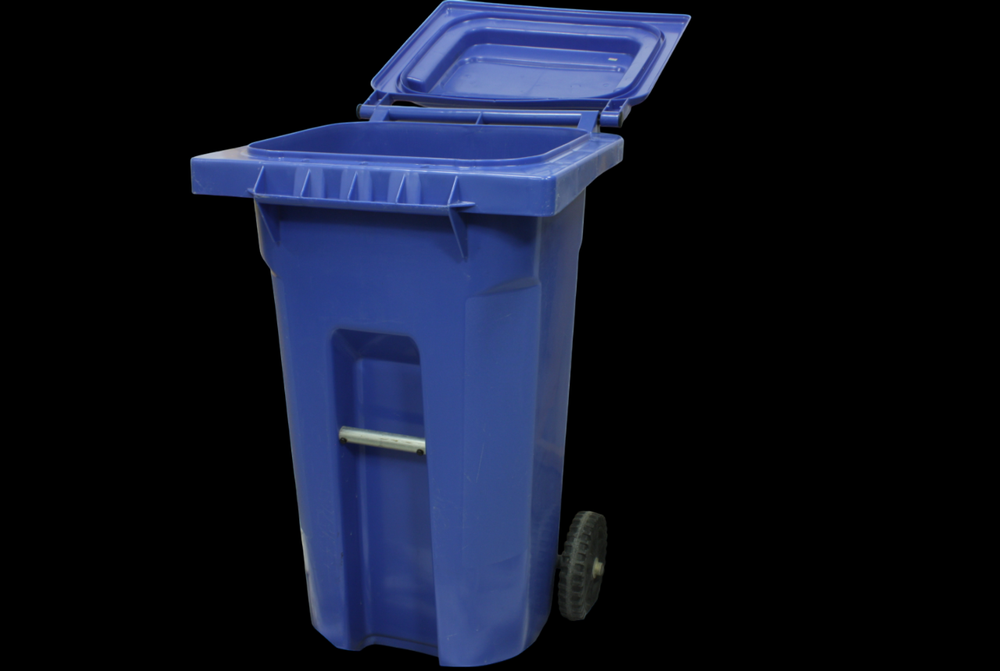
#> input picture hw4/my_data/trash1.png, 1000 x 671 px, shrunk from 1280 x 859 before the run
$ python main.py
#> lines starting #> are read from the running program, lines starting #| are printed output that depends on the picture
import argparse
import cv2
import numpy as np
from mpl_toolkits.mplot3d import Axes3D
from scipy.spatial import Delaunay
import trimesh
import matplotlib.pyplot as plt

class SFM:

    def __init__(self, img1, img2):

        self.img1 = img1
        self.img2 = img2

    """ step1. find out correspondence across images """
    def extract_keypoints_and_features(self):

        sift_detector = cv2.SIFT_create()
        gray_imag1 = cv2.cvtColor(self.img1, cv2.COLOR_BGR2GRAY)
        gray_imag2 = cv2.cvtColor(self.img2, cv2.COLOR_BGR2GRAY)
        # find keypoints of images
        keypts1, des1 = sift_detector.detectAndCompute(gray_imag1, None)
        keypts2, des2 = sift_detector.detectAndCompute(gray_imag2, None)
        # create matcher with Euclidean ditance calculating
        bf = cv2.BFMatcher(cv2.NORM_L2, crossCheck=True)
        matches = bf.match(des1, des2)
        good_matches = sorted(matches, key=lambda x: x.distance)

        # [8 lines of commented-out code are left out]
        pts1 = np.array([keypts1[m.queryIdx].pt for m in good_matches])
        pts2 = np.array([keypts2[m.trainIdx].pt for m in good_matches])

        return pts1, pts2

    # step2. estimate the fundamental matrix across images (normalized 8 points)
    def __normalize_pts(self, pts):
        """Normalize points to have mean = 0 and average distance = sqrt(2)."""
        centroid = np.mean(pts, axis=0)
        shifted_points = pts - centroid
        mean_dist = np.mean(np.sqrt(np.sum(shifted_points**2, axis=1)))
        scale = np.sqrt(2) / mean_dist
        T = np.array([[scale, 0, -scale * centroid[0]],
                    [0, scale, -scale * centroid[1]],
                    [0, 0, 1]])
        normalized_points = (T @ np.column_stack((pts, np.ones(len(pts)))).T).T
        return normalized_points[:, :2], T

    def __construct_matrix_A(self, pts1, pts2):
        """Construct matrix A for the 8-point algorithm."""
        A = []
        for (x1, y1), (x2, y2) in zip(pts1, pts2):
            A.append([x1 * x2, y1 * x2, x2, x1 * y2, y1 * y2, y2, x1, y1, 1])
        return np.array(A)

    def estimate_fundamental_matrix(self, pts1, pts2):
        # Normalize points
        pts1_norm, T1 = self.__normalize_pts(pts1)
        pts2_norm, T2 = self.__normalize_pts(pts2)

        # Construct A matrix
        A = self.__construct_matrix_A(pts1_norm, pts2_norm)

        # Solve for F using SVD
        _, _, Vt = np.linalg.svd(A)
        F = Vt[-1].reshape(3, 3)

        # Enforce rank-2 constraint
        U, S, Vt = np.linalg.svd(F)
        S[-1] = 0
        F = U @ np.diag(S) @ Vt

        # Denormalize
        F = T2.T @ F @ T1

        return F / F[2, 2]

    # step3. draw the interest points on you found in step.1 in one image and the corresponding epipolar lines in another
    def draw_epipolar_lines(self, F, pts1, pts2):

        image1 = self.img1
        image2 = self.img2

        lines = cv2.computeCorrespondEpilines(pts2.reshape(-1, 1, 2), 2, F)
        lines = lines.reshape(-1, 3)

        h, w = image1.shape[:2]
        for r, pt1, pt2 in zip(lines, pts1, pts2):
            color = tuple(np.random.randint(0, 255, 3).tolist())
            x0, y0 = map(int, [0, -r[2] / r[1]])
            x1, y1 = map(int, [w, -(r[2] + r[0] * w) / r[1]])
            image1 = cv2.line(image1, (x0, y0), (x1, y1), color, 1)
            image1 = cv2.circle(image1, tuple(map(int, pt1)), 5, color, -1)
            image2 = cv2.circle(image2, tuple(map(int, pt2)), 5, color, -1)

        # [5 lines of commented-out code are left out]
        cv2.imwrite(f'result/epilines_image1.jpg', image1)
        cv2.imwrite(f'result/epilines_image2.jpg', image2)

    # step4. get 4 possible solutions of essential matrix from fundamental matrix
    def get_essential_matrix(self, K1, K2, F):
        # computte essential matrix
        E = K2.T @ F @ K1
        # decompose E using SVD
        U, S, Vt = np.linalg.svd(E)
        # Correct signular values to enforces rank-2 constraint
        new_S = np.diag([1, 1, 0])
        E = U @ new_S @ Vt
        return E

    def __decompose_essential_matrix(self, E):
        """ Decompose Essential Matrix into possible rotations and translation. """
        U, _, Vt = np.linalg.svd(E)

        # Ensure proper orientation
        if np.linalg.det(U) < 0:
            U *= -1
        if np.linalg.det(Vt) < 0:
            Vt *= -1

        # Define W matrix
        W = np.array([
            [0, -1, 0],
            [1,  0, 0],
            [0,  0, 1]
        ])

        # Compute possible rotations
        R1 = U @ W @ Vt
        R2 = U @ W.T @ Vt

        # Ensure rotations are valid (det(R) = 1)
        if np.linalg.det(R1) < 0:
            R1 *= -1
        if np.linalg.det(R2) < 0:
            R2 *= -1

        # Compute translation vector
        t = U[:, 2]  # Third column of U
        return R1, R2, t

     # step5. find out the most appropriate solution of essential matrix
    def find_appropriate_essential_matrix(self, E, pts1, pts2, K1, K2):
        """ Determine the correct (R, t) solution from Essential Matrix. """
        R1, R2, t = self.__decompose_essential_matrix(E)
        solutions = [(R1, t), (R1, -t), (R2, t), (R2, -t)]

        # Projection matrices for the first camera (identity rotation, no translation)
        P1 = K1 @ np.hstack((np.eye(3), np.zeros((3, 1))))

        # Test all four combinations
        best_solution = None
        max_positive_depth = 0

        for R, t in solutions:
            # Projection matrix for the second camera
            P2 = K2 @ np.hstack((R, t.reshape(-1, 1)))
            pts1_h = cv2.convertPointsToHomogeneous(pts1).reshape(-1, 3).T  # 2D point to homo
            pts2_h = cv2.convertPointsToHomogeneous(pts2).reshape(-1, 3).T  # 2D point to homo

            # Triangulate points
            points_4d_h = cv2.triangulatePoints(P1, P2, pts1_h[:2], pts2_h[:2])
            # Convert to inhomogeneous coordinates
            points_3d = points_4d_h[:3, :] / points_4d_h[3, :]
            # Count points with positive depth
            positive_depth = np.sum(points_3d[2, :] > 0)

            if positive_depth > max_positive_depth:
                max_positive_depth = positive_depth
                best_solution = (R, t)

        return best_solution

    # setp6. apply triangulation to get 3D points
    def get_3d_points(self, R, t, K1, K2, pts1, pts2):
        # Projection matrices for the first camera (identity rotation, no translation)
        P1 = np.hstack((np.eye(3), np.zeros((3, 1))))
        # Intrinsic matrix for both cameras
        P1 = K1 @ P1
        # Projection matrix for the second camera
        P2 = K2 @ np.hstack((R, t.reshape(-1, 1)))
        pts1_h = cv2.convertPointsToHomogeneous(pts1).reshape(-1, 3).T  # 2D point to homo
        pts2_h = cv2.convertPointsToHomogeneous(pts2).reshape(-1, 3).T  # 2D point to homo
        # Triangulate points
        points_4d_h = cv2.triangulatePoints(P1, P2, pts1_h[:2], pts2_h[:2])
        # Convert to inhomogeneous coordinates
        points_3d = points_4d_h[:3, :] / points_4d_h[3, :]
        P = points_3d.T
        # 2D projections
        projected_points_h = P2 @ np.column_stack((P, np.ones(P.shape[0]))).T
        p_img2 = (projected_points_h[:2, :] / projected_points_h[2, :]).T
        return P, p_img2, P2

    # step6.
    def plot_3d_points(self, points_3d):
        """
        Visualize 3D points using matplotlib.
        """
        fig = plt.figure()
        ax = fig.add_subplot(111, projection='3d')
        ax.scatter(points_3d[:, 0], points_3d[:, 1], points_3d[:, 2], c='b', marker='o')
        ax.set_xlabel("X")
        ax.set_ylabel("Y")
        ax.set_zlabel("Z")
        plt.title("Triangulated 3D Points")
        plt.savefig("./result/point3d.png")

    # step7 use texture mapping to get a 3D model
    def generate_mesh(self, points_3d):
        """
        Generate a triangular mesh from 3D points using Delaunay triangulation.
        """
        tri = Delaunay(points_3d[:, :2])  # Use X and Y for triangulation
        return tri

    # step8. use 3d software like Blender to visualize the resulting 3D model(import .obj and .mtl files)
    def create_3d_model_with_texture_trimesh(self, points_3d, tri, image, image_size):
        """
        Create and save a textured 3D model using Trimesh.
        """
        # Create a mesh object from the points and triangles
        mesh = trimesh.Trimesh(vertices=points_3d, faces=tri.simplices)

        # Create a UV map for texture coordinates
        uv_map = np.zeros((len(points_3d), 2))
        for i, point in enumerate(points_3d):
            uv_map[i, 0] = point[0] / image_size[0]
            uv_map[i, 1] = point[1] / image_size[1]

        # Add texture
        mesh.visual.face_colors = [255, 255, 255, 255]  # White faces
        mesh.visual.texture = image
        mesh.visual.uv = uv_map

        # Export to OBJ file
        mesh.export("textured_model.obj")

        mesh = trimesh.load_mesh("textured_model.obj")
        # mesh.show()

def run(args):

    img_name = args.img_name
    fundamental_matrix_algorithm = args.fundamental_matrix_algorithm

    img1 = cv2.imread(args.data1)
#> img1 is the input picture: shape (671, 1000, 3); mean B, G, R 37.8, 20.9, 16
    img2 = cv2.imread(args.data2)
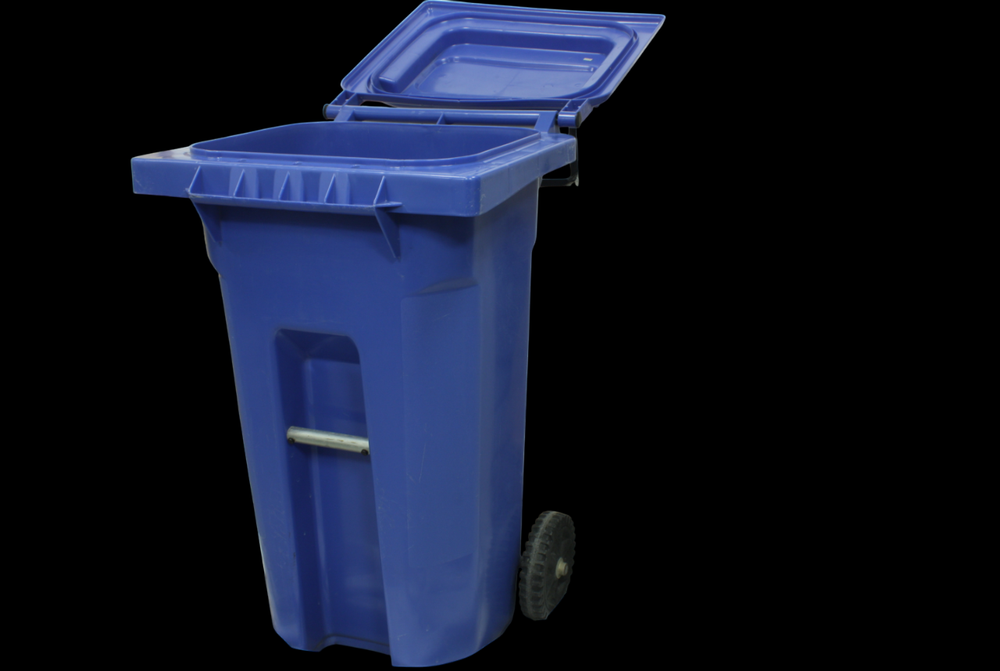
#> input picture hw4/my_data/trash2.png, 1000 x 671 px, shrunk from 1280 x 859 before the run
#> img2 is the input picture: shape (671, 1000, 3); mean B, G, R 37.3, 20.7, 15.6
    sfm = SFM(img1, img2)
    pts1, pts2 = sfm.extract_keypoints_and_features()
#> in extract_keypoints_and_features, `gray_imag2 = cv2.cvtColor(self.img2, cv2.COLOR_BGR2GRAY)`:
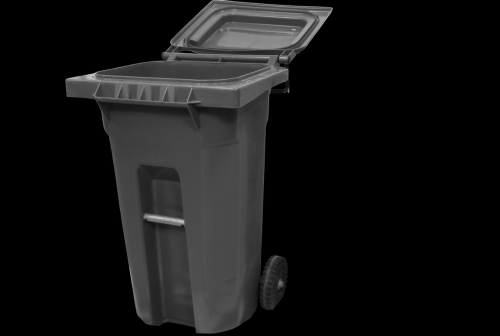
#> gray_imag2: shape (671, 1000) (shown at 1/2 size); min 0, max 209, mean 21.1
#> in extract_keypoints_and_features, `keypts1, des1 = sift_detector.detectAndCompute(gray_imag1, None)`: keypts1 = 262 keypoints; strongest (x, y, size): (419, 443, 7.9), (690, 17, 2), (646, 89, 8.8), (672, 40, 10.5)
#> in extract_keypoints_and_features, `keypts2, des2 = sift_detector.detectAndCompute(gray_imag2, None)`: keypts2 = 257 keypoints; strongest (x, y, size): (181, 154, 12.1), (362, 443, 8.2), (577, 183, 2.6), (664, 17, 1.9)
#> in extract_keypoints_and_features, `matches = bf.match(des1, des2)`: matches = 146 matches
#> in extract_keypoints_and_features, `pts1 = np.array([keypts1[m.queryIdx].pt for m in good_matches])`: pts1 = 146 pairs, first value 194.1 to 689.7, second value 5.82 to 663.5
#> in extract_keypoints_and_features, `pts2 = np.array([keypts2[m.trainIdx].pt for m in good_matches])`: pts2 = 146 pairs, first value 135 to 664.2, second value 5.83 to 663.9

    if fundamental_matrix_algorithm == "nor_point8":
        # normalized 8 point
        F = sfm.estimate_fundamental_matrix(pts1, pts2)
#> in __normalize_pts, `centroid = np.mean(pts, axis=0)`: centroid = [476.8, 190.4]
#> in __normalize_pts, `shifted_points = pts - centroid`: shifted_points = 146 pairs, first value -282.7 to 212.9, second value -184.5 to 473.2
#> in __normalize_pts, `mean_dist = np.mean(np.sqrt(np.sum(shifted_points**2, axis=1)))`: mean_dist = 184.9
#> in __normalize_pts, `scale = np.sqrt(2) / mean_dist`: scale = 0.00765
#> in __normalize_pts, `T = np.array([[scale, 0, -scale * centroid[0]], [0, scale, -scale * ce..`: T = [[0.00765, 0, -3.65], [0, 0.00765, -1.46], [0, 0, 1]]
#> in __normalize_pts, `normalized_points = (T @ np.column_stack((pts, np.ones(len(pts)))).T).T`: normalized_points = 146 rows, first 8: [-0.979, 1.91, 1], [0.79, 2.58, 1], [1, 2.01, 1], [-1.02, 1.93, 1], [-1.22, 0.0444, 1], [-0.488, 0.0946, 1], [-0.443, 1.93, 1], [-0.741, -0.0643, 1]
#> in estimate_fundamental_matrix, `pts1_norm, T1 = self.__normalize_pts(pts1)`: pts1_norm = 146 pairs, first value -2.16 to 1.63, second value -1.41 to 3.62; T1 has the same summary as T in __normalize_pts
#> in __normalize_pts (call 2), `normalized_points = (T @ np.column_stack((pts, np.ones(len(pts)))).T).T`: normalized_points = 146 rows, first 8: [-0.994, 1.88, 1], [0.825, 2.53, 1], [1, 1.95, 1], [-1.04, 1.9, 1], [-1.33, 0.0711, 1], [-0.654, 0.117, 1], [-0.51, 1.9, 1], [-0.89, -0.0431, 1]
#> in estimate_fundamental_matrix, `pts2_norm, T2 = self.__normalize_pts(pts2)`: pts2_norm = 146 pairs, first value -2.2 to 1.73, second value -1.35 to 3.54; T2 = [[0.00743, 0, -3.2], [0, 0.00743, -1.39], [0, 0, 1]]
#> the loop in __construct_matrix_A, `for (x1, y1), (x2, y2) in zip(pts1, pts2):` made 146 passes
#> (x1, y1, x2, y2) on passes 1 to 4: (-0.979, 1.91, -0.994, 1.88), (0.79, 2.58, 0.825, 2.53), (1, 2.01, 1, 1.95), (-1.02, 1.93, -1.04, 1.9)
#> after the loop in __construct_matrix_A, `for (x1, y1), (x2, y2) in zip(pts1, pts2):`: A = 146 items
#> in estimate_fundamental_matrix, `F = Vt[-1].reshape(3, 3)`: F = [[-0.00822, 0.354, 0.295], [-0.381, -0.013, 0.55], [-0.279, -0.511, 0.0103]]
#> in estimate_fundamental_matrix, `U, S, Vt = np.linalg.svd(F)`: U = [[-0.301, 0.595, 0.745], [-0.912, 0.0487, -0.407], [-0.279, -0.802, 0.528]]; S = [0.733, 0.68, 0.00251]; Vt = [[0.584, 0.0653, -0.809], [0.294, 0.912, 0.286], [0.757, -0.405, 0.513]]
#> in estimate_fundamental_matrix, `F = U @ np.diag(S) @ Vt`: F = [[-0.00964, 0.355, 0.294], [-0.38, -0.0135, 0.551], [-0.28, -0.511, 0.00961]]
#> in estimate_fundamental_matrix, `F = T2.T @ F @ T1`: F = [[-5.47e-07, 2.02e-05, -0.00139], [-2.16e-05, -7.65e-07, 0.0145], [0.00214, -0.0124, -0.346]]
#> F = [[1.58e-06, -5.82e-05, 0.00402], [6.24e-05, 2.21e-06, -0.042], [-0.00618, 0.036, 1]]

    elif fundamental_matrix_algorithm == "RANSAC":
        # RANSAC
        F, mask = cv2.findFundamentalMat(pts1, pts2, cv2.RANSAC, ransacReprojThreshold=0.9, confidence=0.99)

    sfm.draw_epipolar_lines(F, pts1, pts2)
#> in draw_epipolar_lines, `lines = cv2.computeCorrespondEpilines(pts2.reshape(-1, 1, 2), 2, F)`: lines = 146 rows, first 8: [0.742, 0.67, -555.6], [0.98, 0.198, -673.7], [0.985, 0.173, -674.7], [0.739, 0.674, -553.6], [0.286, 0.958, -275.4], [0.393, 0.92, -343.3], [0.812, 0.583, -594.8], [0.295, 0.956, -280.6]
#> the loop in draw_epipolar_lines, `for r, pt1, pt2 in zip(lines, pts1, pts2):` made 146 passes
#> (r, pt1, pt2, color, y0, y1) on passes 1 to 2: ([0.742, 0.67, -555.6], [348.8, 439.9], [296.8, 440], (172, 47, 117), 829, -278), ([0.98, 0.198, -673.7], [580.1, 527.2], [541.8, 527.3], (192, 67, 251), 3408, -1550)
#> after the loop in draw_epipolar_lines, `for r, pt1, pt2 in zip(lines, pts1, pts2):`:
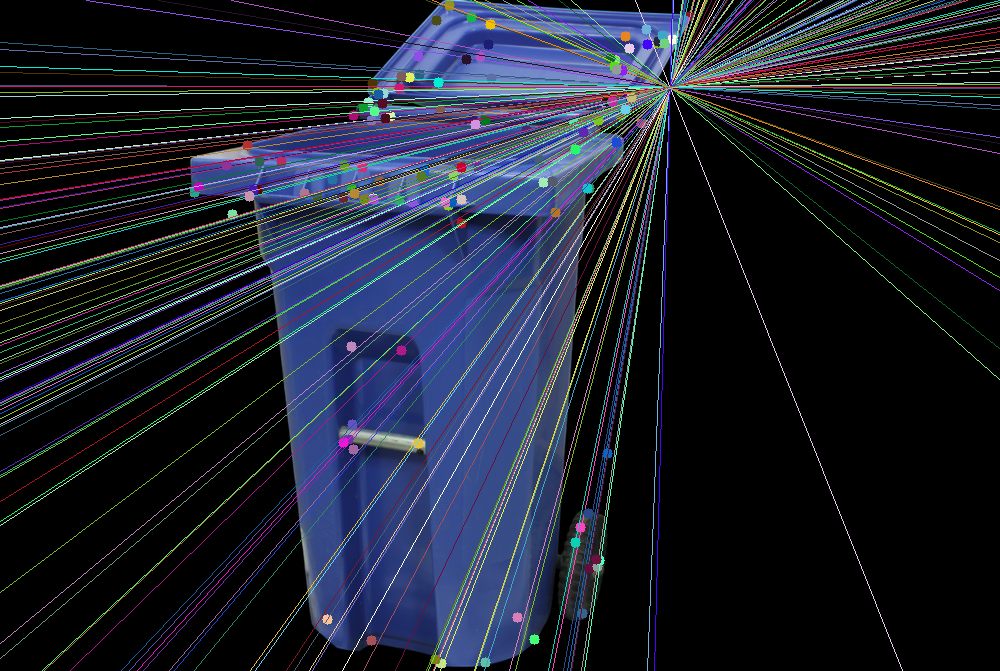
#> image1: shape (671, 1000, 3); mean B, G, R 46.3, 32.9, 28.1
#> after the loop in draw_epipolar_lines, `for r, pt1, pt2 in zip(lines, pts1, pts2):`:
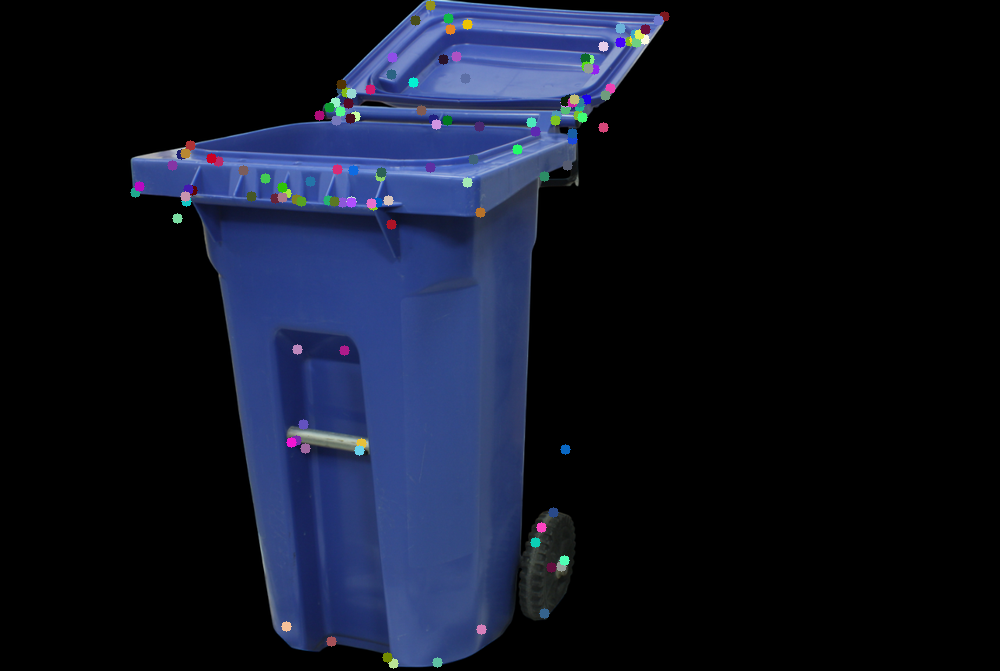
#> image2: shape (671, 1000, 3); mean B, G, R 37.2, 21.3, 16.3

    if img_name == "Mesona":
        K1 = np.array([
            [1.4219, 0.0005, 0.5092],
            [0, 1.4219, 0],
            [0, 0, 0.0010]
        ])

        K2 = np.array([
            [1.4219, 0.0005, 0.5092],
            [0, 1.4219, 0],
            [0, 0, 0.0010]
        ])
    elif img_name == "Statue":
        K1 = np.array([
            [5426.566895, 0.678017, 330.096680],
            [0.000000, 5423.133301, 648.950012],
            [0.000000, 0.000000, 1.000000]
        ])

        K2 = np.array([
            [5426.566895, 0.678017, 387.430023],
            [0.000000, 5423.133301, 620.616699],
            [0.000000, 0.000000, 1.000000]
        ])
    elif img_name == "trash":
        K1 = np.array([
            [2945.377, 0, 1284.862],
            [0, 2945.377, 954.52],
            [0, 0, 1]
        ])

        K2 = np.array([
            [2945.377, 0, 1455.543],
            [0, 2945.377, 954.52],
            [0, 0, 1]
        ])

    E = sfm.get_essential_matrix(K1, K2, F)
#> in get_essential_matrix, `E = K2.T @ F @ K1`: E = [[3.2e-06, -0.000118, 6.87e-06], [0.000126, 4.47e-06, -1.45e-05], [-7.64e-06, 8.95e-06, 3.13e-07]]
#> in get_essential_matrix, `U, S, Vt = np.linalg.svd(E)`: U = [[0.0715, 0.994, 0.0779], [-0.996, 0.0671, 0.0583], [0.0527, -0.0817, 0.995]]; S = [0.000127, 0.000118, 2.46e-21]; Vt = [[-0.988, -0.0973, 0.118], [0.104, -0.993, 0.0493], [0.112, 0.0609, 0.992]]
#> in get_essential_matrix, `E = U @ new_S @ Vt`: E = [[0.0324, -0.995, 0.0574], [0.991, 0.0303, -0.114], [-0.0606, 0.0761, 0.00217]]
    if fundamental_matrix_algorithm == "RANSAC":
        pts1 = pts1[mask.ravel() == 1].reshape(-1, 2)
        pts2 = pts2[mask.ravel() == 1].reshape(-1, 2)
    R, t = sfm.find_appropriate_essential_matrix(E, pts1, pts2, K1, K2)
#> in __decompose_essential_matrix, `U, _, Vt = np.linalg.svd(E)`: U = [[0.996, -0.0326, 0.0779], [-0.0372, -0.998, 0.0583], [-0.0758, 0.061, 0.995]]; Vt = [[4e-16, -0.998, 0.0613], [-0.994, 0.00686, 0.112], [-0.112, -0.0609, -0.992]]
#> in __decompose_essential_matrix, `U *= -1`: U = [[-0.996, 0.0326, -0.0779], [0.0372, 0.998, -0.0583], [0.0758, -0.061, -0.995]]
#> in __decompose_essential_matrix, `R1 = U @ W @ Vt`: R1 = [[-0.981, -0.021, 0.191], [0.0435, -0.992, 0.115], [0.187, 0.121, 0.975]]
#> in __decompose_essential_matrix, `R2 = U @ W.T @ Vt`: R2 = [[0.999, 0.0305, -0.0361], [-0.0305, 1, 0.000849], [0.0361, 0.000252, 0.999]]
#> in __decompose_essential_matrix, `t = U[:, 2]`: t = [-0.0779, -0.0583, -0.995]
#> the loop in find_appropriate_essential_matrix, `for R, t in solutions:` made 4 passes
#> (t, positive_depth, max_positive_depth) on pass 1: ([-0.0779, -0.0583, -0.995], 144, 144)
#> after the loop in find_appropriate_essential_matrix, `for R, t in solutions:`: max_positive_depth = 144
#> R has the same summary as R1 in __decompose_essential_matrix; t = [-0.0779, -0.0583, -0.995]
    points_3d, p_img2, M = sfm.get_3d_points(R, t, K1, K2, pts1, pts2)
#> in get_3d_points, `P2 = K2 @ np.hstack((R, t.reshape(-1, 1)))`: P2 = [[-1.3, 0.0312, 0.767, -0.618], [0.0619, -1.41, 0.163, -0.0828], [0.000187, 0.000121, 0.000975, -0.000995]]
#> in get_3d_points, `P = points_3d.T`: P = 146 rows, first 8: [-0.0587, 0.154, 0.503], [0.024, 0.182, 0.492], [0.0332, 0.156, 0.491], [-0.0607, 0.155, 0.503], [-0.0705, 0.0693, 0.519], [-0.0363, 0.072, 0.522], [-0.0345, 0.155, 0.502], [-0.0481, 0.0644, 0.521]
#> in get_3d_points, `p_img2 = (projected_points_h[:2, :] / projected_points_h[2, :]).T`: p_img2 = 146 pairs, first value 136.8 to 652.1, second value -14.37 to 666.9
#> points_3d has the same summary as P in get_3d_points; M has the same summary as P2 in get_3d_points

    import scipy.io as sio
    data = {
        'P': points_3d,
        'p_img2': p_img2,
        'M': M,
        'tex_name': "test",
        'im_index': 1,
        'output_dir': './output'
    }
    sio.savemat('data.mat', data)

    sfm.plot_3d_points(points_3d)
#> in plot_3d_points, `plt.savefig("./result/point3d.png")`:
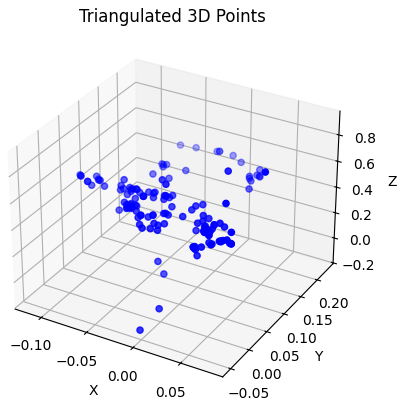
#> figure drawn by matplotlib, 1 panel
    tri = sfm.generate_mesh(points_3d)
    sfm.create_3d_model_with_texture_trimesh(points_3d, tri, img1, img1.shape)
#> (the call stopped at in create_3d_model_with_texture_trimesh, `mesh = trimesh.Trimesh(vertices=points_3d, faces=tri.simplices)`: trimesh is not available in this run)

def parse_args():

    parse = argparse.ArgumentParser()
    # ./data/Mesona1.JPG,
    # ./data/Statue1.bmp
    # ./my_data/trash1.png
    parse.add_argument('-d1', '--data1', default= "./my_data/trash1.png", type= str, help= 'path of image1')
    parse.add_argument('-d2', '--data2', default= "./my_data/trash2.png", type= str, help= 'path of image2')
    parse.add_argument('-N', '--img_name', default= "Mesona", type= str,
                        choices= ["Mesona", "Statue", "trash"], help= 'calibration parameter')
    parse.add_argument('-F', '--fundamental_matrix_algorithm', default= "nor_point8",
                       type= str, choices=["RANSAC", "nor_point8"], help= 'fundamental_matrix_algorithm')
    args = parse.parse_args()

    return args


if __name__ == "__main__":

    args = parse_args()
    run(args)
